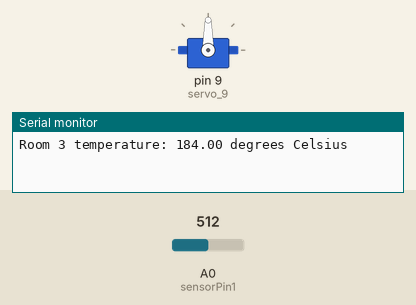
The sketch below on a simulated Arduino Uno, built with avr-gcc and run on an emulated ATmega328P. On the bench: servo, the last lines printed to the serial monitor. The inputs (shaded band) are chosen by the test bench; at power-on: A0 (sensorPin1) = 512.

Above: at 0.1 s.
At 1.15 s:
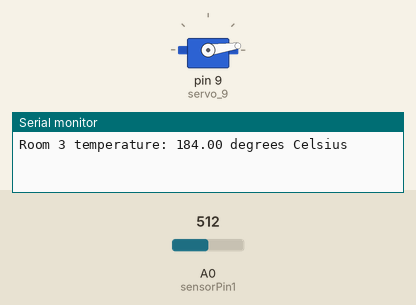
At 2.05 s:
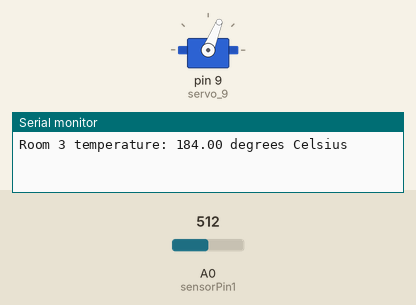
At 3.8 s:
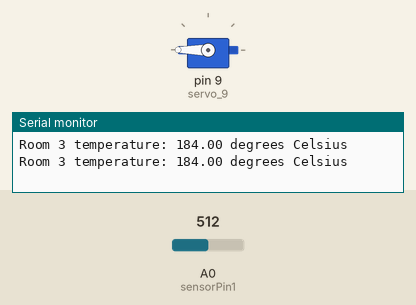
Timing chart, 0 to 5.3 s (numbered marks = the images above):
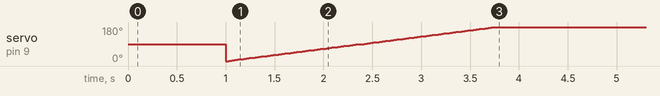

The sketch:

fire_safety_arduino3.ino
```cpp
#include <Servo.h>

int sensorPin1 = 0;
int pos ;
int pos1;
int pos2;
int pos3;
Servo servo_9;

void setup()
{
  Serial.begin(9600);
  servo_9.attach(9, 500, 2500);
}

void loop()
{
  // Read and calculate temperature for sensorPin1
  int reading1 = analogRead(sensorPin1);
  float voltage1 = reading1 * 4.68 / 1024.0;
  float temperatureC1 = (voltage1 - 0.5) * 100;

  // Print the temperature for sensorPin1
  Serial.print("Room 3 temperature: ");
  Serial.print(temperatureC1);
  Serial.println(" degrees Celsius");

  delay(1000);

   if (temperatureC1 <=50.0)
     {

    for (pos1 = 0; pos <= 0; pos1 += 1) {
      servo_9.write(pos);
      delay(15);
      pos=pos1;
    }}

  if (temperatureC1 >= 50.0) {
    // Move the servo from 0 to 90 degrees
    for (pos2 = 0; pos <= 90; pos2 += 1) {
      servo_9.write(pos2);
      delay(15);
      pos=pos2;
    } }

     if (temperatureC1 >= 70.0 )
  {
    // Move the servo from 90 to 180 degrees
       for (pos3 = 90; pos <= 180; pos3 += 1) {
      servo_9.write(pos3);
      delay(15);
      pos=pos3;
       }

     }
}


  
```
